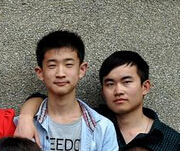
%> input picture MATLAB优化算法案例分析与应用（进阶篇）11-20章程序下载/第16章/1.jpg, 180 x 151 px
$ octave ysw16_6.m   (GNU Octave 9; MATLAB toolbox functions it lacks are replaced by stand-ins)
%> lines starting %> are read from the running program, lines starting %| are printed output that depends on the picture; in (x1, y1, x2, y2) boxes, pixels count from 0 and x2, y2 are one past the last pixel; in counts of white or black regions, pixels touching at a corner belong together; the program's own positions count from 1
### MATLAB优化算法案例分析与应用（进阶篇）11-20章程序下载/第16章/rgb2hsv.m
function [h,s,v] = rgb2hsv(r,g,b)
%RGB2HSV Convert red-green-blue colors to hue-saturation-value.
% 色度(H)和饱和度(S)、亮度(V)
switch nargin
  case 1,  % 输入一个量，即一副RGB图像
     validateattributes(r, {'uint8', 'uint16', 'double', 'single'}, {'real'}, mfilename, 'RGB', 1);

     if isa(r, 'uint8'),     % 图像数据类型uint8
        r = double(r) / 255;
     elseif isa(r, 'uint16')  % 是否为uint16
        r = double(r) / 65535;
     end
  case 3,  % 输入为RGB三通道数据
     validateattributes(r, {'uint8', 'uint16', 'double', 'single'}, {'real'}, mfilename, 'R', 1);
     validateattributes(g, {'uint8', 'uint16', 'double', 'single'}, {'real'}, mfilename, 'G', 2);
     validateattributes(b, {'uint8', 'uint16', 'double', 'single'}, {'real'}, mfilename, 'B', 3);

     if isa(r, 'uint8'),
        r = double(r) / 255;
     elseif isa(r, 'uint16')
        r = double(r) / 65535;
     end

     if isa(g, 'uint8'),
        g = double(g) / 255;
     elseif isa(g, 'uint16')
        g = double(g) / 65535;
     end

     if isa(b, 'uint8'),
        b = double(b) / 255;
     elseif isa(b, 'uint16')
        b = double(b) / 65535;
     end

  otherwise,
      error(message('输入变量错误'));
end

threeD = (ndims(r)==3); % 判断r是否是三通道的数据

if threeD, %如果是的，分成ＲＧＢ三通道数据
  g = r(:,:,2); b = r(:,:,3); r = r(:,:,1);
  siz = size(r);
  r = r(:); g = g(:); b = b(:); % 化成一列
elseif nargin==1,
  g = r(:,2); b = r(:,3); r = r(:,1);
  siz = size(r);
else
  if ~isequal(size(r),size(g),size(b)),
    error(message('RGB三通道数据维数不相同'));
  end
  siz = size(r);
  r = r(:); g = g(:); b = b(:);
end
% 色度(H)和饱和度(S)、亮度(V)
v = max(max(r,g),b);           % 最大值
h = zeros(size(v), 'like', r); % 色度
s = (v - min(min(r,g),b));     % 饱和度
% 公式
z = ~s;
s(~s) = 1;
k = find(r == v);  % r通道
h(k) = (g(k) - b(k))./s(k);
k = find(g == v);  % g通道
h(k) = 2 + (b(k) - r(k))./s(k);
k = find(b == v);  % b通道
h(k) = 4 + (r(k) - g(k))./s(k);
h = h/6;
k = find(h < 0);
h(k) = h(k) + 1;
h(z) = 0;

tmp = s./v;
tmp(z) = 0;
k = find(v);
s(k) = tmp(k);
s(~v) = 0;

if nargout<=1,  % 输出小于等于1个变量
  if (threeD || nargin==3),
    h = reshape(h,siz);  % 变为二维矩阵
    s = reshape(s,siz);
    v = reshape(v,siz);
    h=cat(3,h,s,v);
  else
    h=[h s v];
  end
else
  h = reshape(h,siz);
  s = reshape(s,siz);
  v = reshape(v,siz);
end

### MATLAB优化算法案例分析与应用（进阶篇）11-20章程序下载/第16章/ysw16_6.m
clc,clear,close all
warning off
feature jit off       % 加速代码执行，提高运行时间

Ima=imread('1.jpg');                 %% 读入图象
%> Ima is the input picture: size 151x180x3 uint8; mean R, G, B 119.6, 111.6, 103.4
RIma=Ima(:,:,1);GIma=Ima(:,:,2);BIma=Ima(:,:,3);
%> after `BIma=Ima(:,:,3)`:
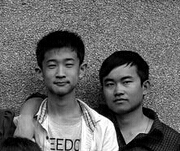
%> BIma: size 151x180 uint8; min 0, max 255, mean 103.4
HSVIma = rgb2hsv(Ima);                    %% 转换图象格式
%> in rgb2hsv, `z = ~s;`: z = 27180 logical values, 384 true
%> in rgb2hsv, `k = find(r == v);`: k = 11529 values from 5 to 27158
%> in rgb2hsv, `k = find(g == v);`: k = 13309 values from 1 to 27168
%> in rgb2hsv, `k = find(b == v);`: k = 4760 values from 144 to 27180
%> in rgb2hsv, `k = find(h < 0);`: k = 796 values from 110 to 24294
%> in rgb2hsv, `k = find(v);`: k = 26964 values from 1 to 27180
%> in rgb2hsv, `h = reshape(h,siz);`:
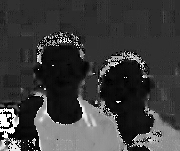
%> h: size 151x180 double; min 0, max 0.999, mean 0.24
%> in rgb2hsv, `s = reshape(s,siz);`:
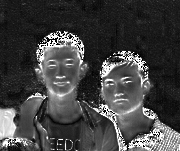
%> s: size 151x180 double; min 0, max 1, mean 0.261
%> in rgb2hsv, `h=cat(3,h,s,v);`:
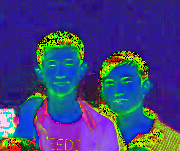
%> h: size 151x180x3 double; mean R, G, B 0.24, 0.261, 0.492
H = HSVIma(:,:,1);                     %% 提取色相图象
V = HSVIma(:,:,3);                     %% 提取明亮度图象
%%
figure('color',[1,1,1])
subplot(2,2,1),imshow(Ima);title('输入的检测皮肤的图象');
subplot(2,2,2),imshow(H);title('色度H分量')
subplot(2,2,3),imshow(V);title('亮度V分量')
H1 = im2bw(H,0.16);      % 二值化
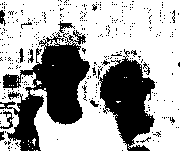
%> H1: size 151x180 logical; 66.4% white; 333 black regions (319 under 20 px), largest, box (x1, y1, x2, y2) and area: (0, 30, 90, 151) 4862, (99, 49, 155, 151) 3144, (0, 111, 14, 129) 82
H1 = ~H1;                % 取反操作
H1 = bwareaopen(H1,100);  % 剔除小块
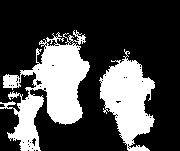
%> H1: size 151x180 logical; 29.5% white; 2 white regions, box (x1, y1, x2, y2) and area: (0, 30, 90, 151) 4862, (99, 49, 155, 151) 3144
subplot(2,2,4),imshow(H1);title('人肤色分割')

%%
R = immultiply(RIma,H1);  % 交运算
G = immultiply(GIma,H1);  % 交运算
B = immultiply(BIma,H1);  % 交运算
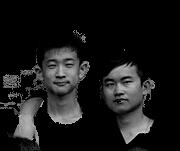
%> B: size 151x180 uint8; min 0, max 222, mean 25.3
im = cat(3,R,G,B);        % 合成3-D数组
%> im: size 151x180x3 uint8; mean H, S, V 38.5, 29.8, 25.3
figure('color',[1,1,1])
subplot(1,2,1),imshow(Ima);title('输入的检测皮肤的图象');
subplot(1,2,2),imshow(im);title('输出的检测皮肤的图象');

$ run again, with MATLAB优化算法案例分析与应用（进阶篇）11-20章程序下载/第16章/xbb.jpg copied over MATLAB优化算法案例分析与应用（进阶篇）11-20章程序下载/第16章/1.jpg
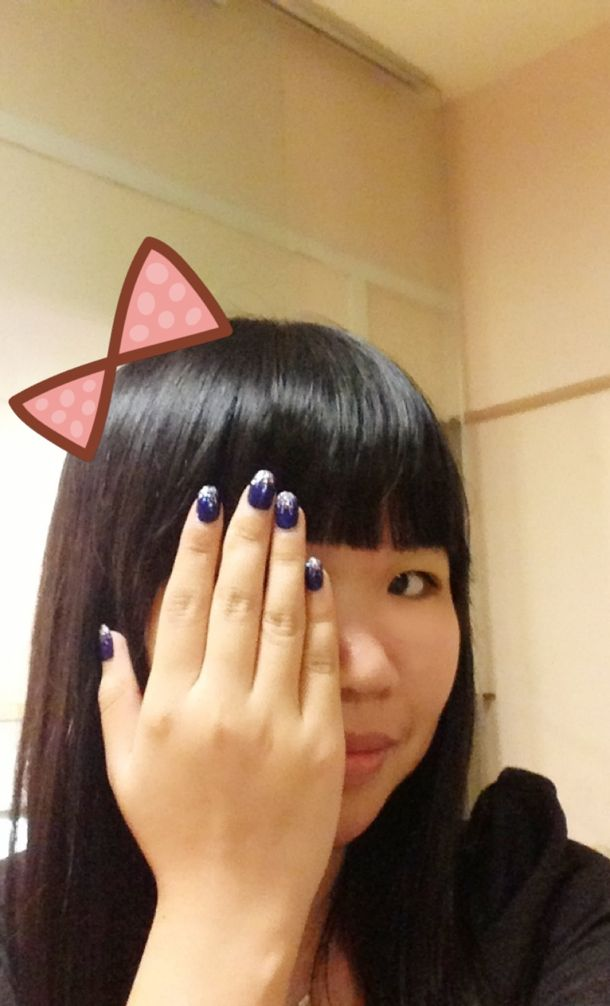
%> input picture MATLAB优化算法案例分析与应用（进阶篇）11-20章程序下载/第16章/xbb.jpg, 610 x 1006 px
%> Ima is the input picture: size 1006x610x3 uint8; mean R, G, B 158.1, 129.7, 98.9
%> z = 613660 logical values, 1417 true
%> in rgb2hsv, `k = find(r == v);`: k = 600166 values from 1 to 613660
%> in rgb2hsv, `k = find(g == v);`: k = 18356 values from 413 to 539062
%> in rgb2hsv, `k = find(b == v);`: k = 9136 values from 823 to 508813
%> in rgb2hsv, `k = find(h < 0);`: k = 22514 values from 822 to 613648
%> in rgb2hsv, `k = find(v);`: k = 613660 values from 1 to 613660
%> `H1 = im2bw(H,0.16);`:
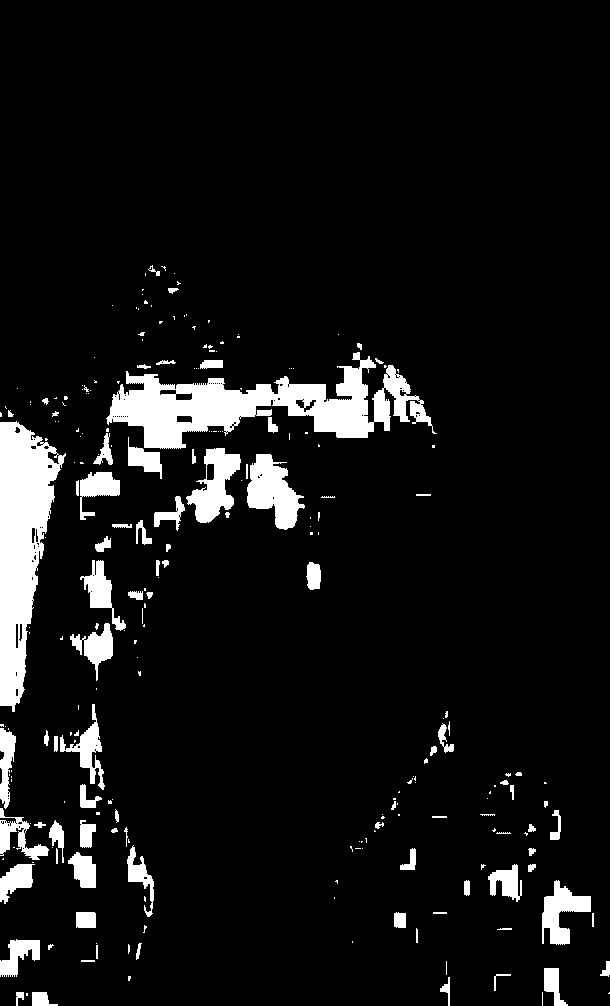
%> H1: size 1006x610 logical; 7.7% white; 246 white regions (157 under 20 px), largest, box (x1, y1, x2, y2) and area: (106, 352, 437, 449) 12915, (0, 421, 66, 712) 10593, (247, 454, 305, 530) 2492
%> `B = immultiply(BIma,H1);`:
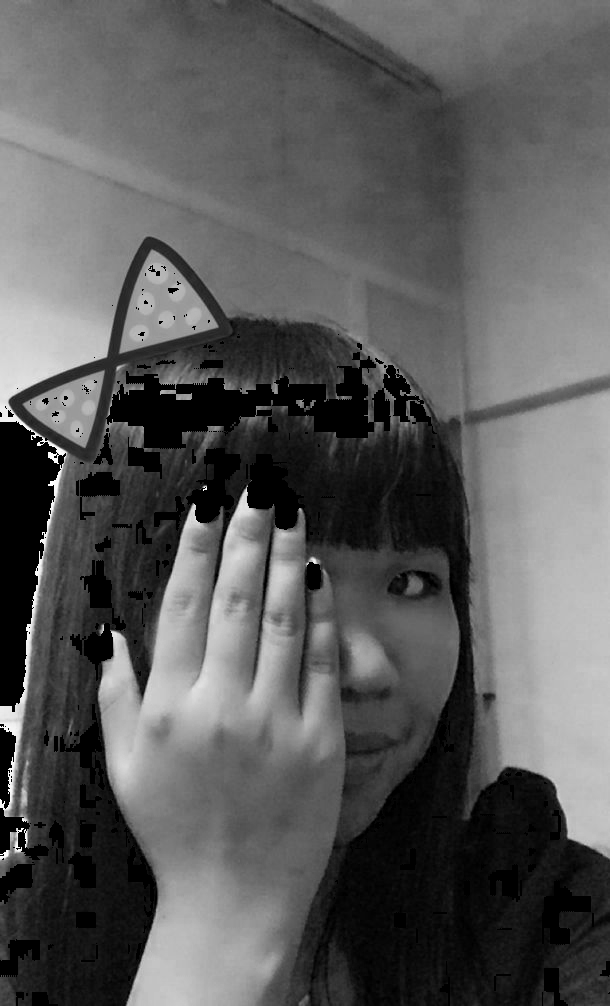
%> B: size 1006x610 uint8; min 0, max 255, mean 89.6
%> im: size 1006x610x3 uint8; mean H, S, V 148.5, 120.5, 89.6

$ run again, with MATLAB优化算法案例分析与应用（进阶篇）11-20章程序下载/第16章/xbb2.jpg copied over MATLAB优化算法案例分析与应用（进阶篇）11-20章程序下载/第16章/1.jpg
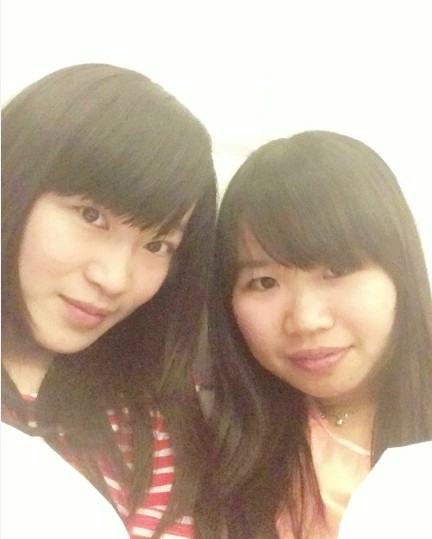
%> input picture MATLAB优化算法案例分析与应用（进阶篇）11-20章程序下载/第16章/xbb2.jpg, 432 x 539 px
%> Ima is the input picture: size 539x432x3 uint8; mean R, G, B 189.4, 171.9, 154.2
%> z = 232848 logical values, 129 true
%> in rgb2hsv, `k = find(r == v);`: k = 167099 values from 93 to 232757
%> in rgb2hsv, `k = find(g == v);`: k = 67521 values from 81 to 232848
%> in rgb2hsv, `k = find(b == v);`: k = 576 values from 1 to 230393
%> in rgb2hsv, `k = find(h < 0);`: k = 323 values from 297 to 186475
%> in rgb2hsv, `k = find(v);`: k = 232848 values from 1 to 232848
%> `H1 = im2bw(H,0.16);`:
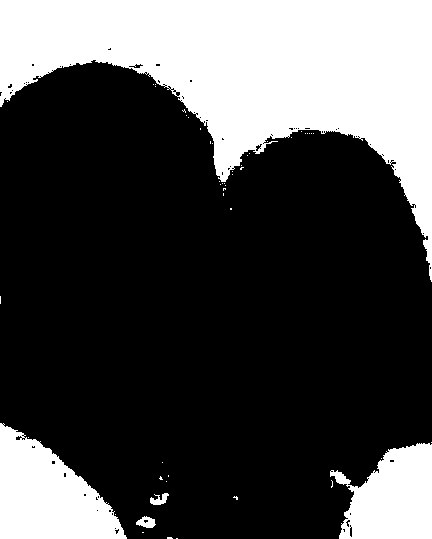
%> H1: size 539x432 logical; 29.3% white; 51 white regions (46 under 20 px), largest, box (x1, y1, x2, y2) and area: (0, 0, 432, 282) 51942, (0, 423, 127, 539) 9112, (330, 443, 432, 539) 6843, (136, 516, 156, 528) 152, (150, 493, 169, 505) 131
%> `B = immultiply(BIma,H1);`:
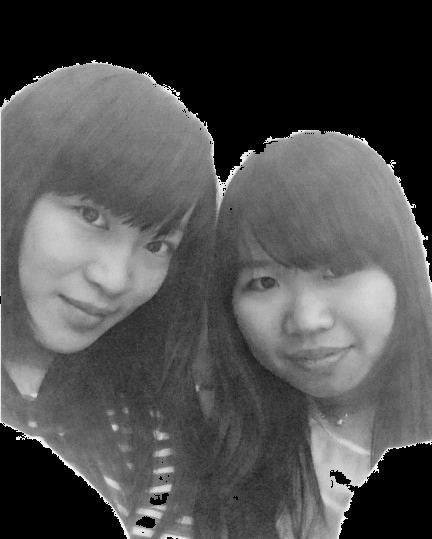
%> B: size 539x432 uint8; min 0, max 255, mean 80.4
%> im: size 539x432x3 uint8; mean H, S, V 115.1, 97.1, 80.4
